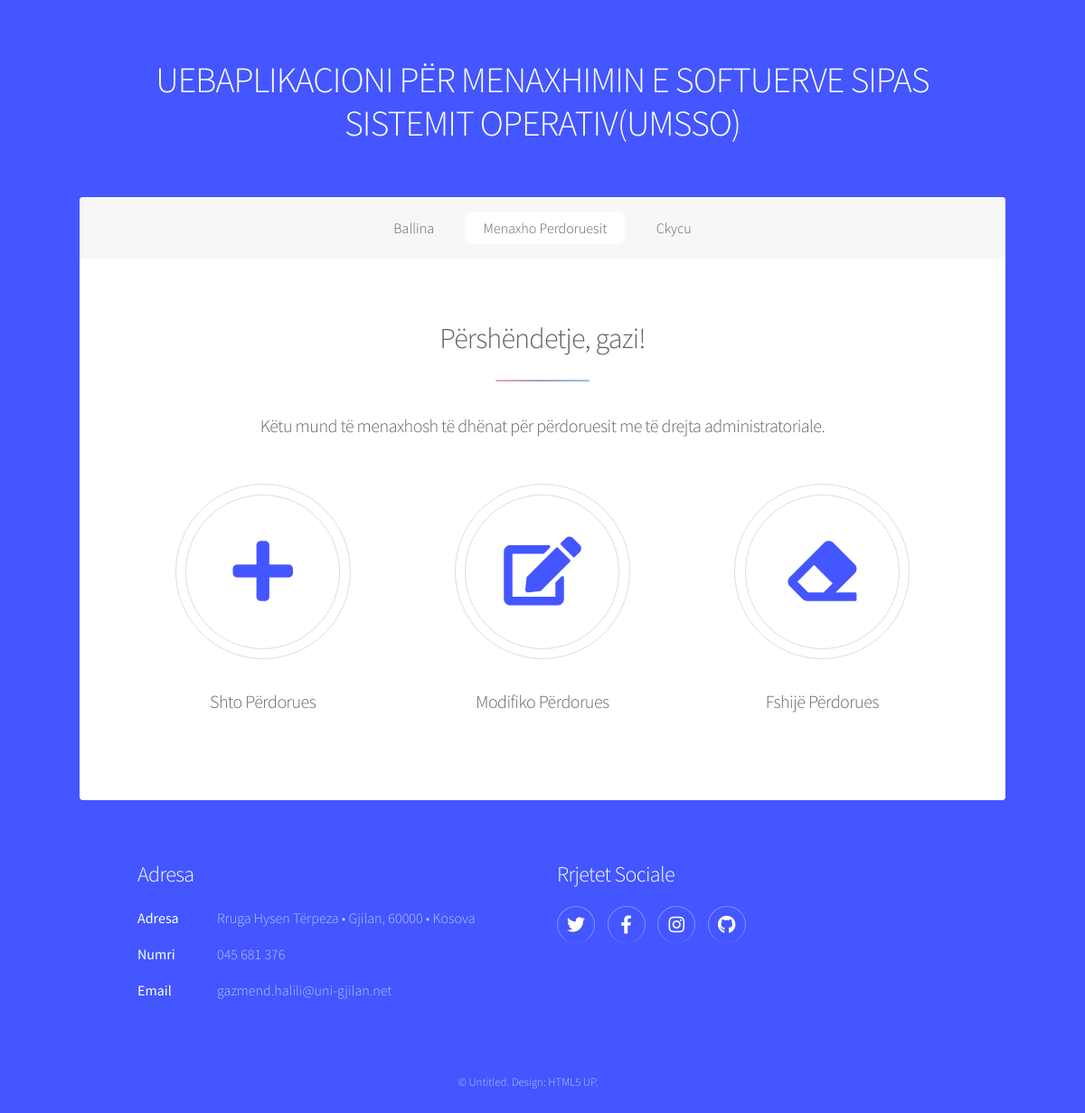
Page /ModuliAdministratorit/menaxhoP/menaxhoPerdoruesit.php (signed in) on the committed database.
### tables this page shows
CREATE TABLE `tedhenat_umsso` (
  `id_eDhena_umsso` int(11) NOT NULL,
  `titulli_umsso` varchar(100) DEFAULT NULL,
  `pershkrimi_umsso` varchar(1000) DEFAULT NULL,
  `pjesaFaqes_umsso` varchar(50) DEFAULT NULL
);

CREATE TABLE `perdoruesit_umsso` (
  `id_perdoruesi_umsso` int(11) NOT NULL,
  `perdoruesi_umsso` varchar(255) NOT NULL,
  `fjalekalimi_umsso` varchar(255) NOT NULL
);

### ModuliAdministratorit/_verifikimi.php (called while the page is built, shortened)
<?php
include('_konfigurimi.php');
$perdoruesi = $_SESSION['emriPerdoruesit'];
$pyetsori = mysqli_query($lidhja,"SELECT perdoruesi_umsso FROM perdoruesit_umsso WHERE perdoruesi_umsso='$perdoruesi'");
$rreshti = mysqli_fetch_array($pyetsori,MYSQLI_ASSOC);
$perdoruesi_kyqur = $rreshti['perdoruesi_umsso'];
?>

### ModuliAdministratorit/menaxhoP/menaxhoPerdoruesit.php (the view, shortened to what this page needs)
<?php include("../_verifikimi.php");?>
<!DOCTYPE HTML>
<html>
<head>
	<link rel="stylesheet" href="../assets/css/main.css" />
	<link rel="stylesheet" href="../assets/css/fontawesome-all.min.css" />
</head>
<body class="is-preload">
	<div id="wrapper">
		<?php include("../_koka.php"); ?>
		<?php include("../_menyjaPerMenaxhoP.php"); ?>
		<div id="main">
			<section id="first" class="main special">
				<header class="major">
					<h2>Përshëndetje, <?php echo $perdoruesi_kyqur;?>!</h2>
					<p>Këtu mund të menaxhosh të dhënat për përdoruesit me të drejta administratoriale.</p>
				</header>
				<ul class="features">
					<li>
						<a href="shtimiPerdoruesit.php" style="text-decoration: none;">
							<span class="icon solid major style1 fa-plus"></span>
							<h3>Shto Përdorues</h3>
						</a>
					</li>
					<li>
						<a href="modifikimiPerdoruesit.php">
							<span class="icon solid major style3 fa-edit"></span>
							<h3>Modifiko Përdorues</h3>
						</a>
					</li>
					<li>
						<a href="fshirjaPerdoruesit.php">
							<span class="icon solid major style5 fa-eraser"></span>
							<h3>Fshijë Përdorues</h3>
						</a>
					</li>
				</ul>
			</section>
		</div>
		<?php include("../_fundiFaqes.php"); ?>
	</div>
</body>
</html>

### ModuliAdministratorit/_koka.php
<?php
include("_konfigurimi.php");
$pyetsori = "SELECT * FROM tedhenat_umsso WHERE pjesaFaqes_umsso='kokaFaqes'";
$rezultati = mysqli_query($lidhja, $pyetsori);
while($rreshti = mysqli_fetch_assoc($rezultati)){
    extract($rreshti);
}
echo $pershkrimi_umsso;
?>

### ModuliAdministratorit/_menyjaPerMenaxhoP.php
<?php
include("_konfigurimi.php");
$pyetsori = "SELECT * FROM tedhenat_umsso WHERE pjesaFaqes_umsso='menyjaMenaxhoP'";
$rezultati = mysqli_query($lidhja, $pyetsori);
while($rreshti = mysqli_fetch_assoc($rezultati)){
    extract($rreshti);
}
echo $pershkrimi_umsso;
?>

### ModuliAdministratorit/_adresa.php
<?php
include("_konfigurimi.php");
$pyetsori = "SELECT * FROM tedhenat_umsso WHERE pjesaFaqes_umsso='adresa'";
$rezultati = mysqli_query($lidhja, $pyetsori);
while($rreshti = mysqli_fetch_assoc($rezultati)){
    extract($rreshti);
}
echo $pershkrimi_umsso;
?>

### ModuliAdministratorit/_rrjeteSociale.php
<?php
include("_konfigurimi.php");
$pyetsori = "SELECT * FROM tedhenat_umsso WHERE pjesaFaqes_umsso='rrjeteSociale'";
$rezultati = mysqli_query($lidhja, $pyetsori);
while($rreshti = mysqli_fetch_assoc($rezultati)){
    extract($rreshti);
}
echo $pershkrimi_umsso;
?>

### ModuliAdministratorit/_eDrejtaAutoriale.php
<?php
include("_konfigurimi.php");
$pyetsori = "SELECT * FROM tedhenat_umsso WHERE pjesaFaqes_umsso='eDrejtaAutoriale'";
$rezultati = mysqli_query($lidhja, $pyetsori);
while($rreshti = mysqli_fetch_assoc($rezultati)){
    extract($rreshti);
}
echo $pershkrimi_umsso;
?>

### rows in the picture
tedhenat_umsso: pershkrimi_umsso "UEBAPLIKACIONI PËR MENAXHIMIN E SOFTUERVE SIPAS SISTEMIT OPERATIV(UMSSO)"
tedhenat_umsso: pershkrimi_umsso "Ballina Menaxho Perdoruesit Ckycu"
perdoruesit_umsso: perdoruesi_umsso "gazi"
tedhenat_umsso: pershkrimi_umsso "Adresa Adresa Rruga Hysen Tërpeza • Gjilan, 60000 • Kosova Numri 045 681 376 Email gazmend.halili@uni-gjilan.net"
tedhenat_umsso: pershkrimi_umsso "Rrjetet Sociale"
tedhenat_umsso: pershkrimi_umsso "© Untitled. Design: HTML5 UP ."
